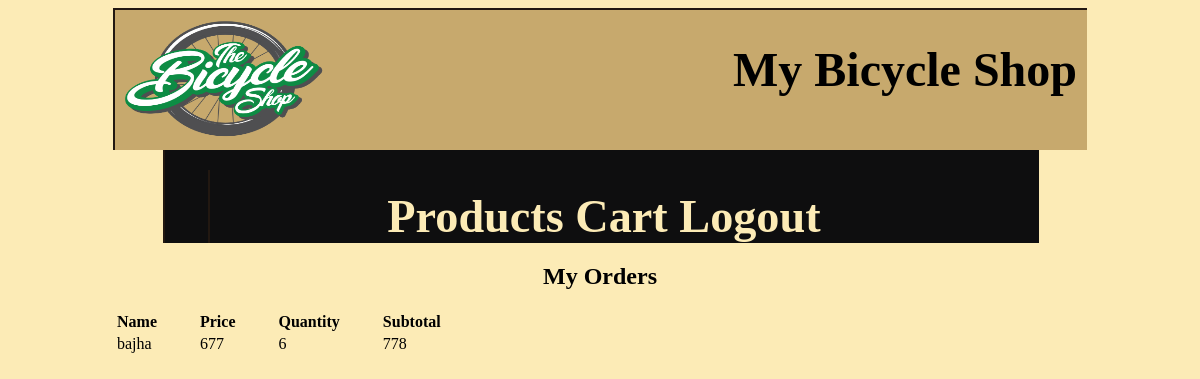
/Bshop/model/order.php (signed in), run on the app's committed database.
### tables this page shows
CREATE TABLE `orders` (
  `customerId` varchar(20) NOT NULL,
  `product` varchar(50) NOT NULL,
  `price` int(10) NOT NULL,
  `quantity` int(3) NOT NULL,
  `subtotal` int(10) NOT NULL
);

### Bshop/model/order.php (the view, shortened to what this page needs)
<html>
<link rel = "stylesheet" href = "../s.css">
    <head>
    <?php include '../view/header.php'; ?>
    <?php require 'dbconnect.php';?>
    </head>
    <body><div id = "b">
    <?php
    If(isset($_SESSION["user"])){
        If($_SESSION["user"] == 'admin'){
            ?>
            <nav>
                <a href="../product_manager/product_list.php">Products</a>
                <a href = "../Account/logout.php">Logout</a></div>
            </nav>
            <?php
            echo  "<h2>All Orders</h2>";
            $order = "SELECT * from orders";
            $result = $conn->query($order);
            if ($result->num_rows > 0 ){
                 echo "<table><tr><th>User</th><th>Name</th> <th>Price</th> <th>Quantity</th> <th>Subtotal</th></tr>";
                    while($row = $result->fetch_assoc()) {
                        echo "<tr><td>" .$row["customerId"]. "</td><td>" .$row["product"]. "</td><td>" .$row["price"].
                             "</td><td>" .$row["quantity"]. "</td><td>" .$row["subtotal"]. "</td></tr>";
                    }
            }
            else
            {
                echo "No orders Found";
            }
        }
        Else{
            ?>
            <nav> <div id ="ord">
                <a href="products.php">Products</a>
                <a href="../cart/index.php">Cart</a>
                <a href = "../Account/logout.php">Logout</a>
        </div>
            </nav>
            <?php
            $sess = $_SESSION["user"];
	        $order = "SELECT * from orders WHERE customerId = '$sess'";
            $result = $conn->query($order);
            echo  "<h2>My Orders</h2>";
            if ($result->num_rows > 0 ){
                echo "<table><tr><th>Name</th> <th>Price</th> <th>Quantity</th> <th>Subtotal</th></tr>";
                while($row = $result->fetch_assoc()) {
                    echo "<tr><td>" .$row["product"]. "</td><td>" .$row["price"].
                    "</td><td>" .$row["quantity"]. "</td><td>" .$row["subtotal"]. "</td></tr>";}
            }
            else
            {
                echo "No orders Found";
            }
        }
    } ?>
  </div>
  </body>
</html>

### Bshop/s.css (style rules this page uses)
body { background-color:#FCEBB6; font-family:verdana; width: 90%; margin-left:5%; }
nav { float: center; height:100px; text-align: center; background-color:#0e0e0f; width:90%; margin-left: 5%; margin-right: auto; height: auto; display: block; padding-top:20px; margin-bottom:20px; font-weight:bold; font-size:1.7em; border-left:2px solid #221811; }
nav a { text-decoration:none; }
nav a:link { color:#FCEBB6; }
#b { text-align: center; width:90%; margin-left: 5%; margin-right: auto; }
h2 { width:90%; margin-left: 5%; margin-right: auto; }
table th { padding-right: 40px; }
table td { padding-right: 40px; }
#ord { float: center; height:100px; text-align: center; background-color:#0e0e0f; width:90%; margin-left: 5%; margin-right: auto; height: auto; display: block; padding-top:20px; margin-bottom:20px; font-weight:bold; font-size:1.7em; border-left:2px solid #221811; }

### data on the page
orders: product "bajha", price "677", quantity "6", subtotal "778"
